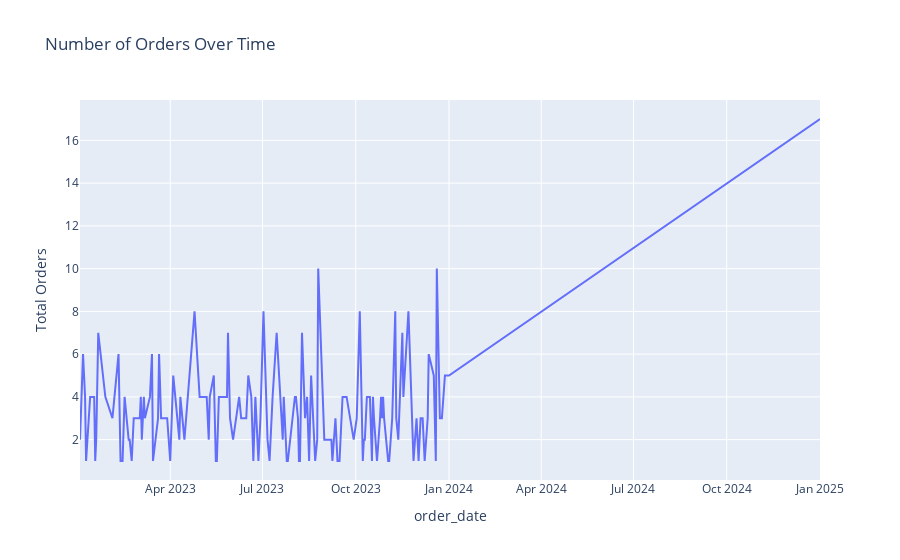

The code cell stored with this chart in its notebook:
### Code cell
#Plot the number of orders over time and analyze trends.
fig = px.line(orders_by_date, x='order_date', y='Total Orders', title='Number of Orders Over Time')
fig.show()

### Figure 1 — Plotly figure (JSON) as saved in the notebook; plotly's stock layout.template omitted (floating-point values rounded to 4 significant figures; data arrays with more than 128 entries replaced by an {"elided": "..."} marker saying what was removed)
{"data": [{"hovertemplate": "order_date=%{x}<br>Total Orders=%{y}<extra></extra>", "legendgroup": "", "line": {"color": "#636efa", "dash": "solid"}, "marker": {"symbol": "circle"}, "mode": "lines", "name": "", "orientation": "v", "showlegend": false, "type": "scatter", "x": {"elided": "143 str values"}, "xaxis": "x", "y": {"elided": "143 int values"}, "yaxis": "y"}], "layout": {"legend": {"tracegroupgap": 0}, "title": {"text": "Number of Orders Over Time"}, "xaxis": {"anchor": "y", "domain": [0, 1], "title": {"text": "order_date"}}, "yaxis": {"anchor": "x", "domain": [0, 1], "title": {"text": "Total Orders"}}}}
